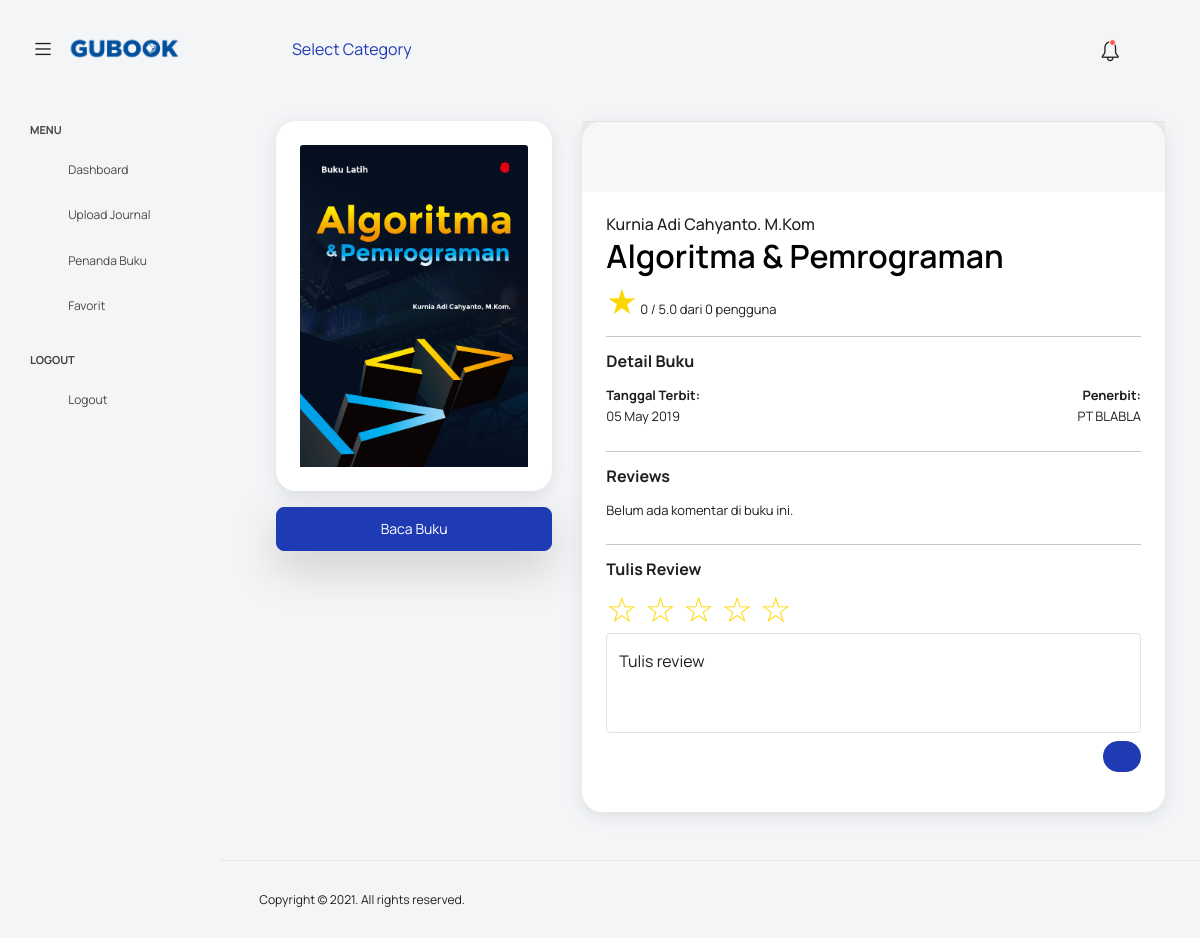
The page /pages/detail_book.php?id=37 (signed in) on the database its author committed.
### tables this page shows
CREATE TABLE `books` (
  `id` int NOT NULL,
  `judul` varchar(255) NOT NULL,
  `pengarang` varchar(255) NOT NULL,
  `penerbit` varchar(255) NOT NULL,
  `tanggal_terbit` date NOT NULL,
  `cover` varchar(255) NOT NULL,
  `url_buku` varchar(255) NOT NULL,
  `kategori` varchar(50) NOT NULL DEFAULT 'Lainnya'
);

### functions/functions.php (called while the page is built, shortened)
<?php
function getBookDetails($id, $conn) {
    $stmt = $conn->prepare("SELECT * FROM books WHERE id = ?");
    $stmt->bind_param("i", $id);
    $stmt->execute();
    $result = $stmt->get_result();
    $book = $result->fetch_assoc();
    return $book;
}
function isFavoriteBook($user_id, $book_id, $conn) {
    $stmt = $conn->prepare("SELECT * FROM favorite_books WHERE user_id = ? AND book_id = ?");
    $stmt->bind_param("ii", $user_id, $book_id);
    $stmt->execute();
    $result = $stmt->get_result();
    $isFavorite = $result->num_rows > 0;
    return $isFavorite;
}
function isBookmark($user_id, $book_id, $conn) {
    $stmt = $conn->prepare("SELECT * FROM bookmarks WHERE user_id = ? AND book_id = ?");
    $stmt->bind_param("ii", $user_id, $book_id);
    $stmt->execute();
    $result = $stmt->get_result();
    $isBookmark = $result->num_rows > 0;
    return $isBookmark;
}
function sanitizeInput($data, $conn) {
    $data = trim($data);
    $data = stripslashes($data);
    $data = htmlspecialchars($data);
    $data = $conn->real_escape_string($data);
    return $data;
}
function validateId($id) {
    return $id;
}
function getAverageRating($bookId, $conn) {
    $stmt = $conn->prepare("SELECT AVG(rating) as average_rating, COUNT(rating) as total_ratings FROM reviews WHERE book_id = ?");
    $stmt->bind_param("i", $bookId);
    $stmt->execute();
    $result = $stmt->get_result();
    $data = $result->fetch_assoc();
    return $data;
}
?>

### pages/detail_book.php (the view, shortened to what this page needs)
<?php
require_once FUNCTIONS_PATH . 'functions.php';
if (isset($_GET['id'])) {
    $bookId = validateId($_GET['id']);
    $bookId = sanitizeInput($bookId, $conn);
} else {
    die("ID diperlukan.");
}
$book = getBookDetails($bookId, $conn);
$ratingData = getAverageRating($bookId, $conn);
$averageRating = $ratingData['average_rating'] !== null ? round($ratingData['average_rating'], 1) : 0;
$totalRatings = $ratingData['total_ratings'];
$isFavorite = isFavoriteBook($_SESSION['user_id'], $bookId, $conn);
$isBookmark = isBookmark($_SESSION['user_id'], $bookId, $conn);
require_once TEMPLATE_PATH . '/header.php';
require_once TEMPLATE_PATH . '/navbar.php';
?>
<div class="main-panel">
  <div class="content-wrapper">
    <div class="row">
      <div class="col-md-4 grid-margin" id="bookCard">
        <div class="card">
          <div class="card-body text-center">
            <img src="<?= BASE_URL . 'uploads/books/covers/' . $book['cover']; ?>" class="card-img-top" alt="Cover Buku">
          </div>
        </div>
        <button type="button" class="btn btn-primary mt-3 shadow-lg rounded" style="width: 100%;" onclick="showBook('<?= BASE_URL . 'uploads/books/' . $book['url_buku']; ?>')">Baca Buku</button>
      </div>
      <div class="col-md-8 grid-margin stretch-card" id="detailCardContainer">
        <div class="card">
          <div class="" id="detailCard">
            <div class="card-footer d-flex justify-content-end">
              <button class="btn btn-link text-black favoriteBtn <?= $isFavorite ? 'text-danger' : ''; ?>" data-id="<?= $book['id']; ?>">
                <i class="mdi mdi-heart<?= $isFavorite ? '' : '-outline'; ?>" style="font-size: 1.5rem;"></i>
              </button>
              <button class="btn btn-link text-black bookmarkBtn <?= $isBookmark ? 'text-danger' : ''; ?>" data-id="<?= $book['id']; ?>">
                <i class="mdi mdi-bookmark<?= $isBookmark ? '' : '-outline'; ?>" style="font-size: 1.5rem;"></i>
              </button>
            </div>
          </div>
          <div class="card-body" id="bookContainer">
            <h5 class="card-text"><?= $book['pengarang']; ?></h5>
            <h4 class="card-title" style="font-size: 2.0rem;"><?= $book['judul']; ?></h4>
            <p class="card-text"><span style="font-size: 35px;color: gold;">&#9733;</span> <?= $averageRating; ?> / 5.0 dari <?= $totalRatings; ?> pengguna</p>
            <hr>
            <div class="d-flex justify-content-between">
              <h5 class="card-text fw-bold mb-3">Detail Buku</h5>
            </div>
            <div class="d-flex justify-content-between">
              <p class="card-text"><span class="fw-bold">Tanggal Terbit:</span> <br> <?= date('d M Y', strtotime($book['tanggal_terbit'])); ?></p>
              <p class="card-text text-end"><span class="fw-bold">Penerbit:</span> <br><?= $book['penerbit']; ?></p>
            </div>
            <hr>
            <h5 class="card-text fw-bold">Reviews</h5>
            <div class="review mt-3" style="max-height: 200px; overflow-y: auto;">
              <?php if (empty($reviews)): ?>
                <p>Belum ada komentar di buku ini.</p>
              <?php endif; ?>
            </div>
            <hr>
            <h5 class="card-text fw-bold">Tulis Review</h5>
            <form class="review-input" method="post">
              <div class="review-stars" style="font-size: 35px;color: gold;">
                <span data-rating="1">&#9734;</span>
                <span data-rating="2">&#9734;</span>
                <span data-rating="3">&#9734;</span>
                <span data-rating="4">&#9734;</span>
                <span data-rating="5">&#9734;</span>
              </div>
              <div class="form-floating">
                <textarea class="review-textarea form-control"  name="review_text" placeholder="Tulis review" id="floatingTextarea" style="height: 100px" required></textarea>
                <label for="floatingTextarea">Tulis review</label>
              </div>
              <div class="d-grid gap-2 d-md-flex justify-content-md-end">
                <button class="review-submit btn btn-primary mt-2 btn-sm" type="submit"><span class="mdi mdi-send"></span></button>
              </div>
            </form>
          </div>
        </div>
      </div>
    </div>
  </div>
<?php require_once TEMPLATE_PATH . '/footer.php'; ?>

### template/header.php (style rules this page uses)
.review-stars span { cursor: pointer; }

### rows shown on the page
books: cover (picture), pengarang "Kurnia Adi Cahyanto. M.Kom", judul "Algoritma & Pemrograman", tanggal_terbit "05 May 2019", penerbit "PT BLABLA"

### other values the page prints
$averageRating "0"
$totalRatings "0"
